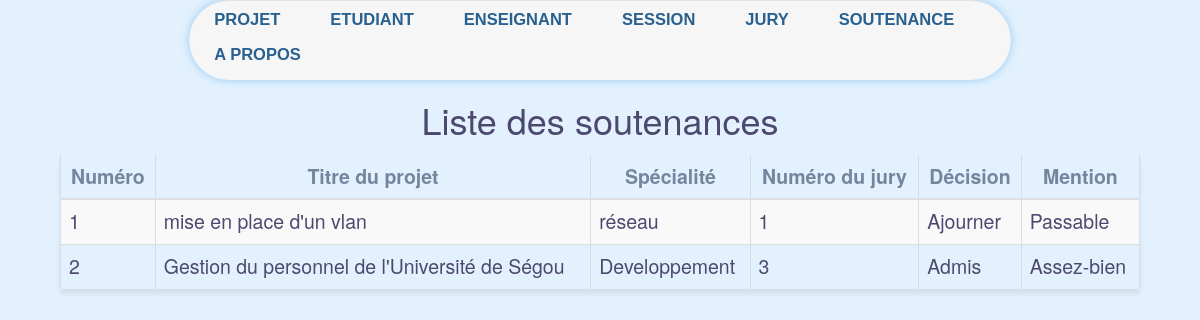
Page /lister_soutenances.php on the committed database.
### tables this page shows
CREATE TABLE `soutenance` (
  `id_soutenance` int(10) NOT NULL,
  `num_pfe` int(10) NOT NULL,
  `num_session` int(10) NOT NULL,
  `num_jury` int(10) NOT NULL,
  `decision` varchar(20) NOT NULL,
  `mention` varchar(30) NOT NULL
);

CREATE TABLE `pfe` (
  `num_pfe` int(10) NOT NULL,
  `titre` varchar(255) NOT NULL,
  `specialite` varchar(50) NOT NULL
);

### lister_soutenances.php (the view, shortened to what this page needs)
<!DOCTYPE html>
<html>
	<head>
		<link rel="stylesheet" type="text/css" href="css/bootstrap.css">
		<link rel="stylesheet" type="text/css" href="css/style.css">
		<link rel="stylesheet" type="text/css" href="css/menu.css">
	</head>
	<body>
		<?php
			include 'menu.php';
			include 'connect.php';
			$req = $pdo->query('SELECT s.id_soutenance, p.titre, p.specialite, s.num_jury, s.decision, s.mention from soutenance s, pfe p where s.num_pfe=p.num_pfe;');
			echo '<h1 class="shadow">Liste des soutenances</h1>';
			if($req->rowCount() !=0 ){
		        echo '<table width="80%" class="resultTable table table-striped">
		                    <thead>
		                        <th>Numéro</th>
		                        <th>Titre du projet</th>
		                        <th>Spécialité</th>
		                        <th>Numéro du jury</th>
		                        <th>Décision</th>
		                        <th>Mention</th>
		                    </thead>
		                    <tbody>';
		        while ($donnees = $req->fetch())
		            {
		                echo '<tr>';
		                    echo '<td>'.$donnees['id_soutenance'].'</td>';
		                    echo '<td>'.$donnees['titre'].	'</td>';
		                    echo '<td>'.$donnees['specialite']. 	'</td>';
		                    echo '<td>'.$donnees['num_jury'].'</td>';
		                    echo '<td>'.$donnees['decision'].'</td>';
		                    echo '<td>'.$donnees['mention'].'</td>';
		                echo '</tr>';
		            }
		        echo    '</tbody>
		             </table>';
		    }
		    else
		        echo '<h1 style="color: gray;">Aucun résultat</h1>';
		?>
	</body>
</html>

### css/style.css (style rules this page uses)
body { width: 90%; min-width: 404px; margin: auto; font-size: 1.5em; color: #4c486e; background-color: rgba(208, 233, 252, 0.6); }
h1 { text-align: center; }
table { margin:auto; margin-top: 15px; margin-bottom: 10px; border-collapse: collapse; border: 1px outset #d1dfea; border-spacing: 0; }
th { border-top: 1px solid #d1dfea; border-left: 1px solid #d1dfea; border-right: 1px solid #d1dfea; color: #73869d; text-align: center; padding-left: 6px; padding-right: 6px; }
td { border-top: 1px solid #d1dfea; border-left: 1px solid #d1dfea; border-right: 1px solid #d1dfea; padding: 6px 13px; }
.resultTable { font-size: 1.3em; box-shadow: 0 5px 5px rgba(0, 0, 0, 0.075); border: none; }

### rows in the picture
soutenance: id_soutenance "1", pfe.titre "mise en place d'un vlan", pfe.specialite "réseau", num_jury "1", decision "Ajourner", mention "Passable"
soutenance: id_soutenance "2", pfe.titre "Gestion du personnel de l'Université de Ségou", pfe.specialite "Developpement", num_jury "3", decision "Admis", mention "Assez-bien"
